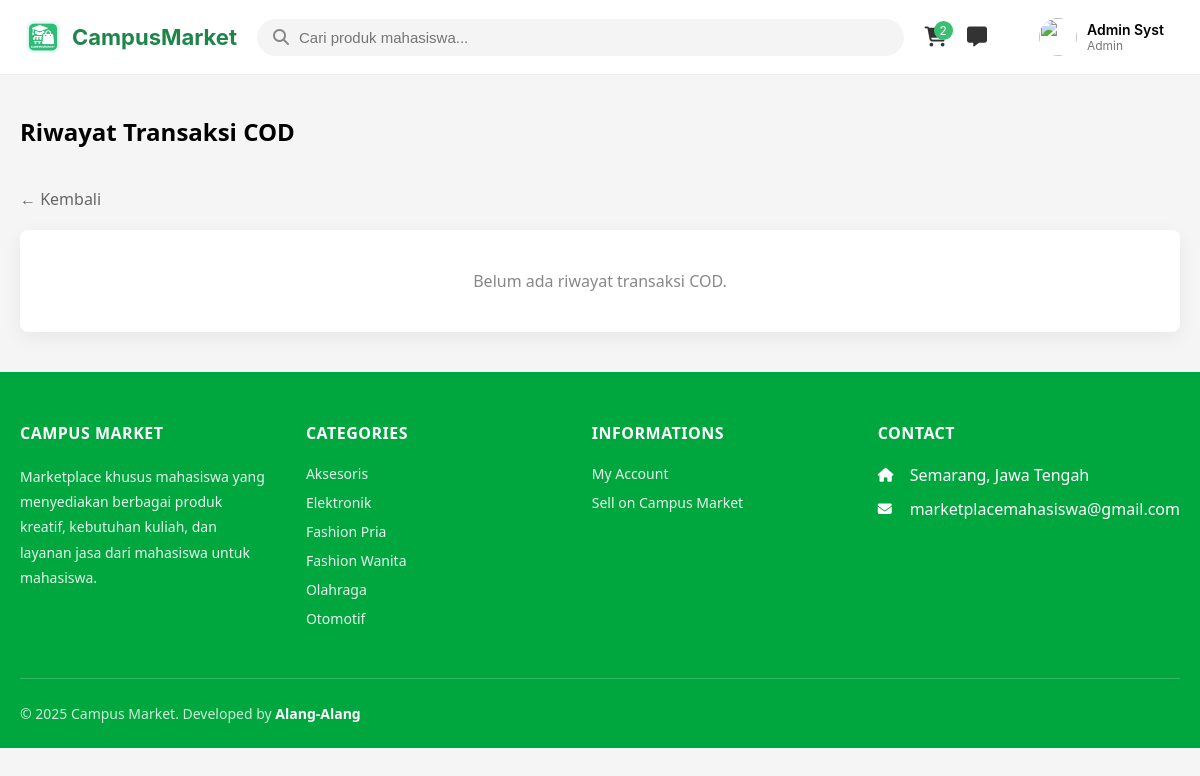
The app's page /public/cod_transaction/index.php (signed in) with its own data.
### tables this page shows
CREATE TABLE
  `accounts` (
    `id` int (11) NOT NULL,
    `name` varchar(100) NOT NULL,
    `username` varchar(100) NOT NULL,
    `email` varchar(255) NOT NULL,
    `phone` varchar(20) NOT NULL,
    `role` enum ('admin', 'seller', 'buyer') NOT NULL DEFAULT 'buyer',
    `password` varchar(255) NOT NULL,
    `city` varchar(100) DEFAULT NULL,
    `address` text DEFAULT NULL,
    `profile_picture` varchar(255) DEFAULT NULL,
    `created_at` timestamp NOT NULL DEFAULT current_timestamp(),
    `otp_code` varchar(6) NOT NULL,
    `otp_expired` datetime NOT NULL,
    `description` text DEFAULT NULL
  );

CREATE TABLE
  `categories` (
    `id` int (11) NOT NULL,
    `name` varchar(255) NOT NULL,
    `slug` varchar(255) NOT NULL,
    `parent_id` int (11) DEFAULT NULL
  );

### public/cod_transaction/index.php (the view, shortened to what this page needs)
<?php
require_once "../../includes/functions.php";
$user_id = $_SESSION['user_id'];
$stmtUser = $pdo->prepare("
    SELECT id, name, role
    FROM accounts
    WHERE id = ?
");
$stmtUser->execute([$user_id]);
$user = $stmtUser->fetch(PDO::FETCH_ASSOC);
$profile_pic = "../../assets/images/default-user.png";
$stmt = $pdo->prepare("SELECT COUNT(*) FROM wishes WHERE user_id = ?");
$stmt->execute([$user_id]);
$cart_total = (int)$stmt->fetchColumn();
$stmt = $pdo->prepare("
    SELECT
        ct.*,
        p.name AS product_name,
        b.name AS buyer_name,
        s.name AS seller_name
    FROM cod_transactions ct
    JOIN products p ON p.id = ct.product_id
    JOIN accounts b ON b.id = ct.buyer_id
    JOIN accounts s ON s.id = ct.seller_id
    WHERE ct.buyer_id = ? OR ct.seller_id = ?
    ORDER BY ct.created_at DESC
");
$stmt->execute([$user_id, $user_id]);
$all_transactions = $stmt->fetchAll(PDO::FETCH_ASSOC);
?>
<link rel="stylesheet" href="detail.css">
<link rel="stylesheet" href="../../assets/css/header.css">
<link rel="stylesheet" href="https://cdnjs.cloudflare.com/ajax/libs/font-awesome/6.5.0/css/all.min.css">
<div class="cm-header">
    <div class="cm-container">
        <a href="../index.php" class="cm-logo">
            <img src="../../assets/images/icontrs.png" alt="Logo">
            <span>CampusMarket</span>
        </a>
        <div class="cm-search">
            <form>
                <i class="fas fa-search"></i>
                <input type="text" placeholder="Cari produk mahasiswa...">
            </form>
        </div>
        <div class="cm-menu-right">
            <a href="../cart/cart.php" class="cm-icon-btn">
                <?php if ($cart_total > 0): ?>
                    <span class="cm-badge green"><?= $cart_total ?></span>
                <?php endif; ?>
            </a>
            <a href="../chat/index.php" class="cm-icon-btn">
                <i class="fa-solid fa-message"></i>
            </a>
            <div class="cm-profile" onclick="window.location='../profile.php'">
                <img src="<?= $profile_pic ?>" class="cm-profile-img">
                <div class="cm-user-info">
                    <span><?= htmlspecialchars(substr($user['name'], 0, 10)) ?></span>
                    <small><?= htmlspecialchars(ucfirst($user['role'])) ?></small>
                </div>
            </div>
        </div>
    </div>
</div>
<div class="container">
    <div class="page-header">
        <h2>Riwayat Transaksi COD</h2>
    </div>
    <a href="../profile/profile.php" class="back-link">&larr; Kembali</a>
    <div class="card">
        <?php if (!$all_transactions): ?>
            <div class="empty-state">
                Belum ada riwayat transaksi COD.
            </div>
        <?php endif; ?>
    </div>
</div>
<?php include "../components/footer.php"; ?>

### public/components/footer.php
<?php
$stmt = $pdo->query("
    SELECT id, name
    FROM categories
    ORDER BY name ASC
    LIMIT 6
");
$footer_categories = $stmt->fetchAll(PDO::FETCH_ASSOC);
?>
<link rel="stylesheet" href="../../assets/css/footer.css">
<footer>
  <div class="container">
    <div class="footer-content">
      <div class="footer-section">
        <h5>Campus Market</h5>
        <p>
          Marketplace khusus mahasiswa yang menyediakan berbagai produk kreatif,
          kebutuhan kuliah, dan layanan jasa dari mahasiswa untuk mahasiswa.
        </p>
      </div>
      <div class="footer-section">
        <h5>Categories</h5>
        <?php if ($footer_categories): ?>
          <?php foreach ($footer_categories as $cat): ?>
            <a href="/marketmm/public/index.php?category=<?= $cat['id'] ?>">
              <?= htmlspecialchars($cat['name']) ?>
            </a>
          <?php endforeach; ?>
        <?php else: ?>
          <p>Tidak ada kategori</p>
        <?php endif; ?>
      </div>
      <div class="footer-section">
        <h5>Informations</h5>
        <a href="/marketmm/public/profile/profile.php">My Account</a>
        <a href="/marketmm/public/seller/register_seller.php">Sell on Campus Market</a>
      </div>
      <div class="footer-section">
        <h5>Contact</h5>
        <div class="contact-item">
          <i class="fas fa-home"></i>
          <span>Semarang, Jawa Tengah</span>
        </div>
        <div class="contact-item">
          <i class="fas fa-envelope"></i>
          <span>marketplacemahasiswa@gmail.com</span>
        </div>
      </div>
    </div>
    <div class="footer-bottom">
      <div class="copyright">
        © <?= date('Y') ?> Campus Market. Developed by <strong>Alang-Alang</strong>
      </div>
    </div>
  </div>
</footer>

### public/cod_transaction/detail.css (style rules this page uses)
.back-link { display: inline-block; margin-bottom: 20px; text-decoration: none; color: #666; }
.container { max-width: 1000px; margin: 40px auto; padding: 0 20px; font-family: 'Segoe UI', sans-serif; }
.page-header { margin: 40px auto; }
.card { background: #fff; border-radius: 8px; box-shadow: 0 6px 20px rgba(0,0,0,.06); margin-bottom: 40px; }
.empty-state { padding: 40px; text-align: center; color: #888; }

### assets/css/header.css (style rules this page uses)
.cm-header { width: 100%; background: #fff; padding: 12px 24px; border-bottom: 1px solid #eee; display: flex; justify-content: center; position: sticky; top: 0; z-index: 999; }
.cm-container { width: 100%; max-width: 1400px; display: flex; align-items: center; justify-content: space-between; gap: 20px; }
.cm-logo { display: flex; align-items: center; gap: 10px; text-decoration: none; }
.cm-logo img { width: 38px; height: 38px; }
.cm-logo span { font-size: 22px; font-weight: 700; color: #1e8449; }
.cm-search { flex: 1; display: flex; justify-content: center; }
.cm-search form { width: 100%; max-width: 650px; background: #f4f4f4; padding: 10px 16px; border-radius: 50px; display: flex; align-items: center; }
.cm-search i { color: #888; margin-right: 10px; }
.cm-search input { width: 100%; background: transparent; border: none; outline: none; font-size: 15px; }
.cm-menu-right { display: flex; align-items: center; gap: 20px; }
.cm-icon-btn { position: relative; color: #333; font-size: 20px; text-decoration: none; }
.cm-badge { position: absolute; top: -6px; right: -6px; background: #ff3838; color: white; padding: 2px 6px; border-radius: 50%; font-size: 12px; }
.cm-badge.green { background: #38c172; }
.cm-profile { display: flex; align-items: center; gap: 10px; padding: 6px 12px; border-radius: 40px; transition: .2s; }
.cm-profile-img { width: 38px; height: 38px; border-radius: 50%; object-fit: cover; }
.cm-user-info { display: flex; flex-direction: column; }
.cm-user-info span { font-size: 14px; font-weight: 600; }
.cm-user-info small { font-size: 12px; color: #777; }

### assets/css/footer.css (style rules this page uses)
* { margin: 0; padding: 0; box-sizing: border-box; }
footer { background: #00a63e; color: #ffffff; padding: 50px 0 0; }
.container { max-width: 1200px; margin: 0 auto; padding: 0 20px; }
.footer-content { display: grid; grid-template-columns: repeat(4, 1fr); gap: 40px; padding-bottom: 40px; border-bottom: 1px solid rgba(255, 255, 255, 0.2); }
.footer-section h5 { color: #fff; font-size: 16px; font-weight: 600; margin-bottom: 20px; text-transform: uppercase; letter-spacing: 0.5px; }
.footer-section p { color: rgba(255, 255, 255, 0.9); line-height: 1.8; font-size: 14px; margin-bottom: 12px; }
.footer-section a { color: rgba(255, 255, 255, 0.9); text-decoration: none; display: block; margin-bottom: 10px; font-size: 14px; transition: color 0.2s; }
.contact-item { display: flex; align-items: center; margin-bottom: 12px; }
.contact-item i { color: #fff; width: 20px; margin-right: 12px; font-size: 14px; }
.footer-bottom { display: flex; justify-content: space-between; align-items: center; padding: 25px 0; }
.copyright { color: rgba(255, 255, 255, 0.8); font-size: 14px; }
.copyright strong { color: #fff; }

### records on screen
accounts: name "Admin Syst", role "Admin"
categories: name "Aksesoris"
categories: name "Elektronik"
categories: name "Fashion Pria"
categories: name "Fashion Wanita"
categories: name "Olahraga"
categories: name "Otomotif"

### other values on screen
$cart_total "2"
